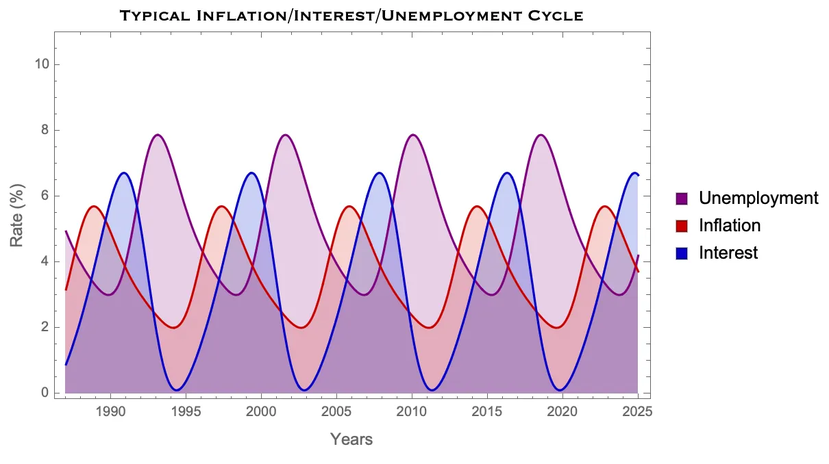
#> input picture src/raw_photos/Perpetual_Motion.png, 829 x 464 px, shrunk from 1210 x 678 before the run
$ python sepia.py
#> lines starting #> are read from the running program, lines starting #| are printed output that depends on the picture
from PIL import Image

def apply_tint(image, tint):
    """Apply a sepia tone to a grayscale image."""
    sepia = Image.new("RGB", image.size)
    pixels = image.load()
    sepia_pixels = sepia.load()

    for y in range(image.size[1]):
        for x in range(image.size[0]):
            gray = pixels[x, y]  # Grayscale value
            r = min(int(gray * tint[0] / 255), 255)
            g = min(int(gray * tint[1] / 255), 255)
            b = min(int(gray * tint[2] / 255), 255)
            sepia_pixels[x, y] = (r, g, b)

    return sepia

def process_image(input_path, output_path):
    # Open the image and convert to grayscale
#> called with input_path = '../raw_photos/Perpetual_Motion.png', output_path = '../cover_photos/Perpetual_Motion.jpg'
    img = Image.open(input_path).convert("L")
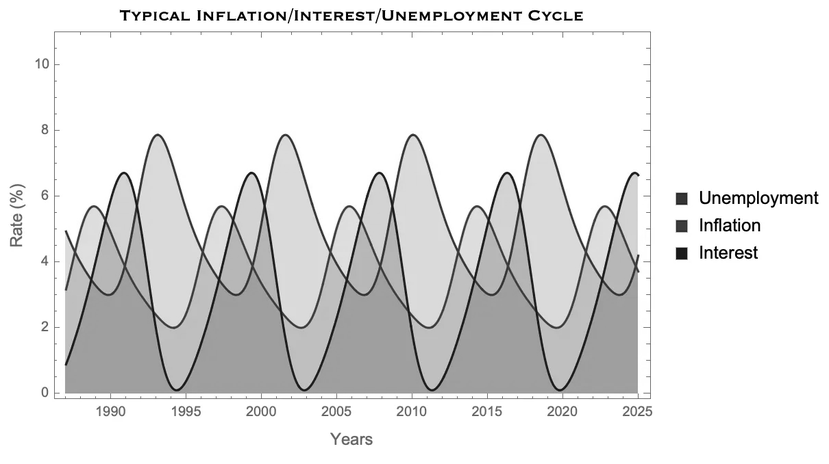
#> img: PIL image 829x464 L; min 0, max 255, mean 227.3

    # Apply sepia tone
    sepia_img = apply_tint(img, (250, 200, 150))
#> in apply_tint, `sepia = Image.new("RGB", image.size)`: sepia: PIL image 829x464 RGB; every value is 0
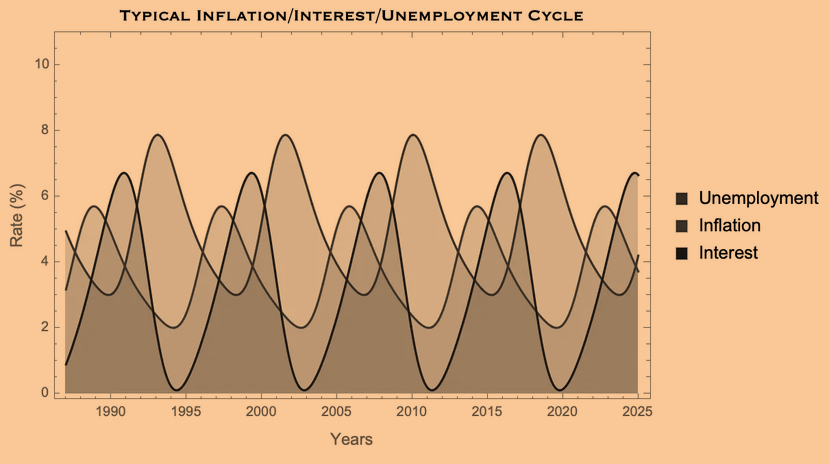
#> sepia_img: PIL image 829x464 RGB; mean R, G, B 222.6, 178, 133.5

    # Save the processed image (no borders)
    sepia_img.save(output_path)

# Example usage
process_image("../raw_photos/Perpetual_Motion.png", "../cover_photos/Perpetual_Motion.jpg")

$ run again, with src/cover_photos/Mayor_Pete.jpg saved as src/raw_photos/Perpetual_Motion.png
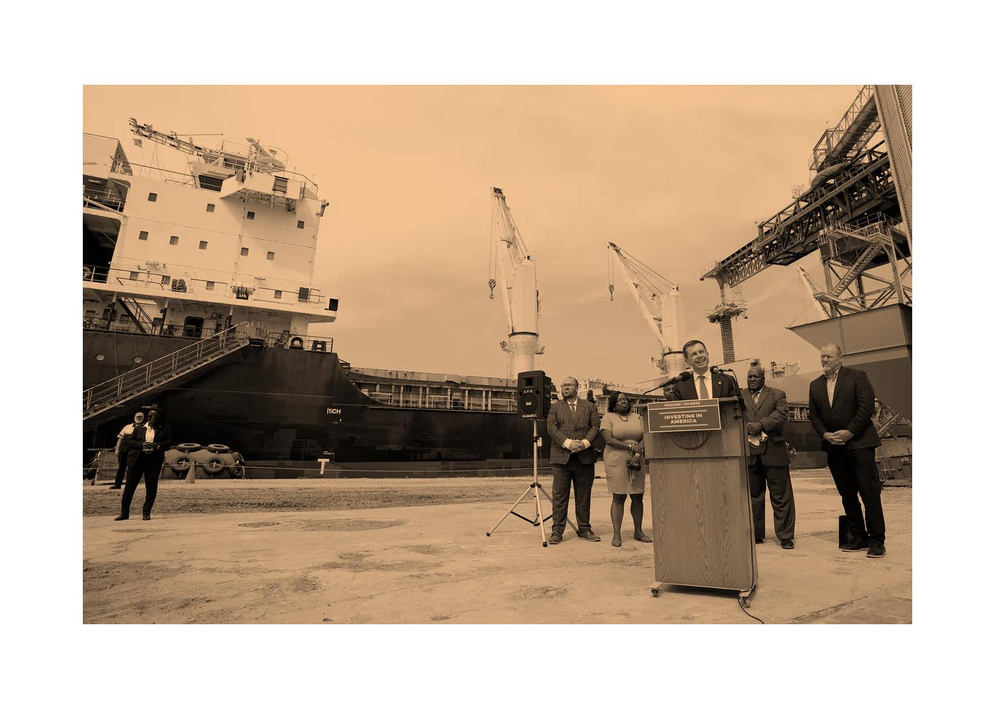
#> input picture src/cover_photos/Mayor_Pete.jpg, 995 x 709 px, shrunk from 1478 x 1054 before the run
#> in process_image, `img = Image.open(input_path).convert("L")`:
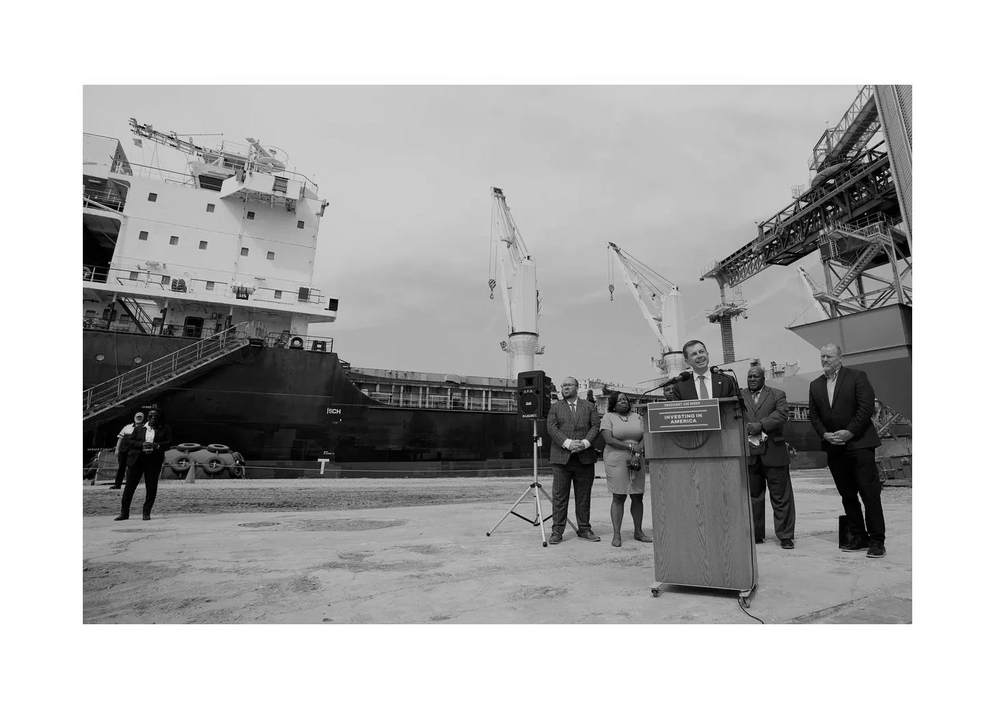
#> img: PIL image 995x709 L; min 0, max 255, mean 177.1
#> sepia: PIL image 995x709 RGB; every value is 0
#> in process_image, `sepia_img = apply_tint(img, (250, 200, 150))`:
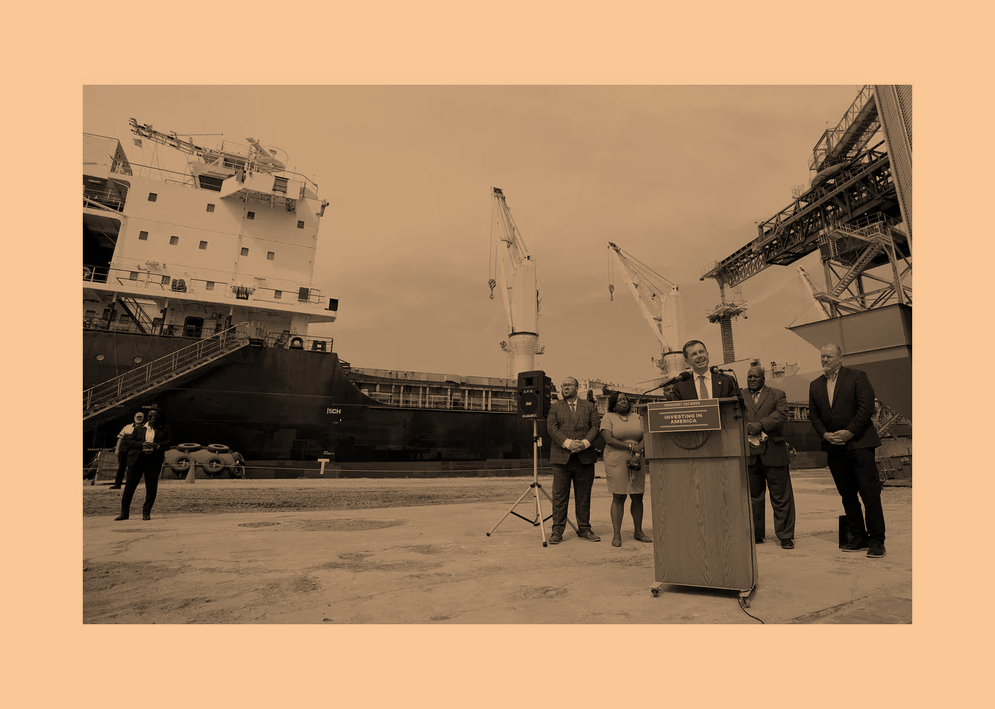
#> sepia_img: PIL image 995x709 RGB; mean R, G, B 173.3, 138.6, 103.9

$ run again, with src/cover_photos/Me_vs_Lehman.jpg saved as src/raw_photos/Perpetual_Motion.png
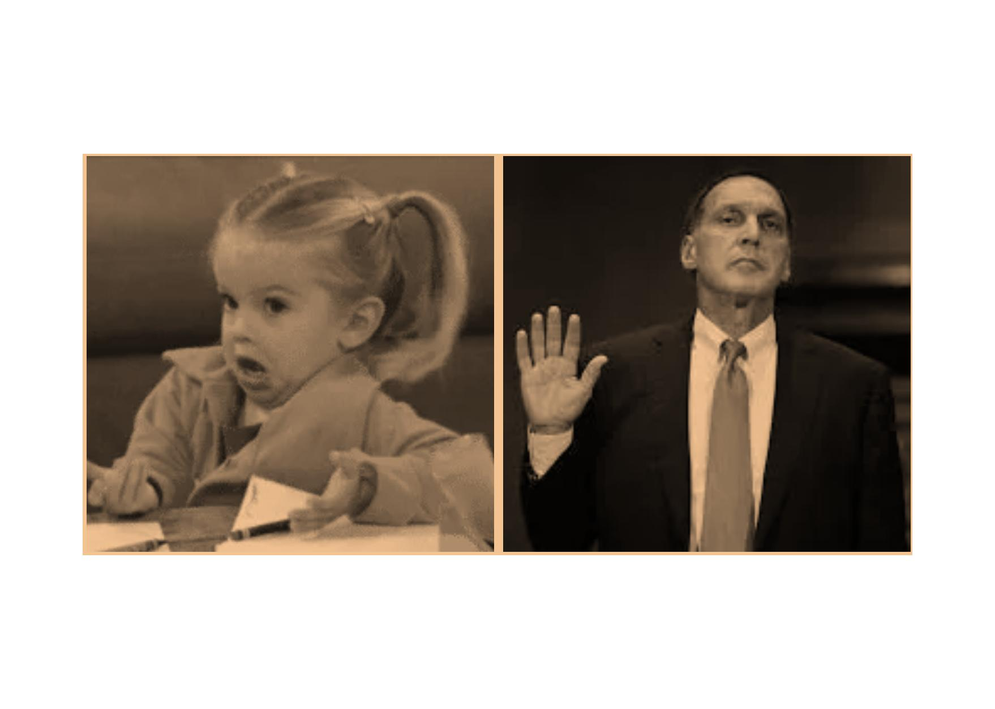
#> input picture src/cover_photos/Me_vs_Lehman.jpg, 995 x 709 px, shrunk from 1758 x 1254 before the run
#> in process_image, `img = Image.open(input_path).convert("L")`:
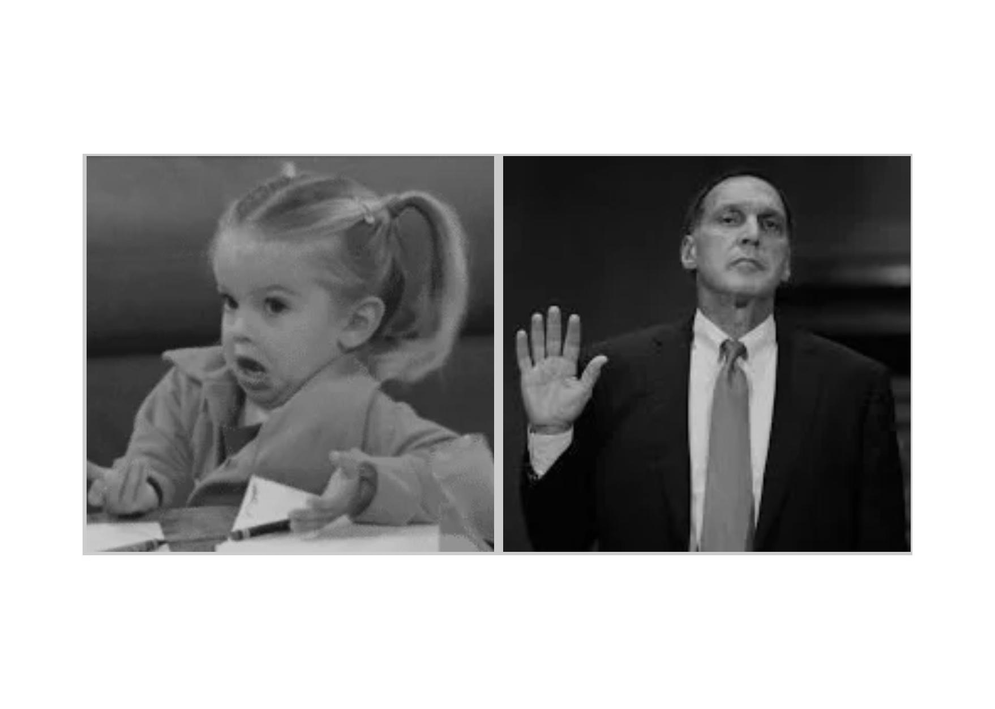
#> img: PIL image 995x709 L; min 0, max 255, mean 170.6
#> sepia: PIL image 995x709 RGB; every value is 0
#> in process_image, `sepia_img = apply_tint(img, (250, 200, 150))`:
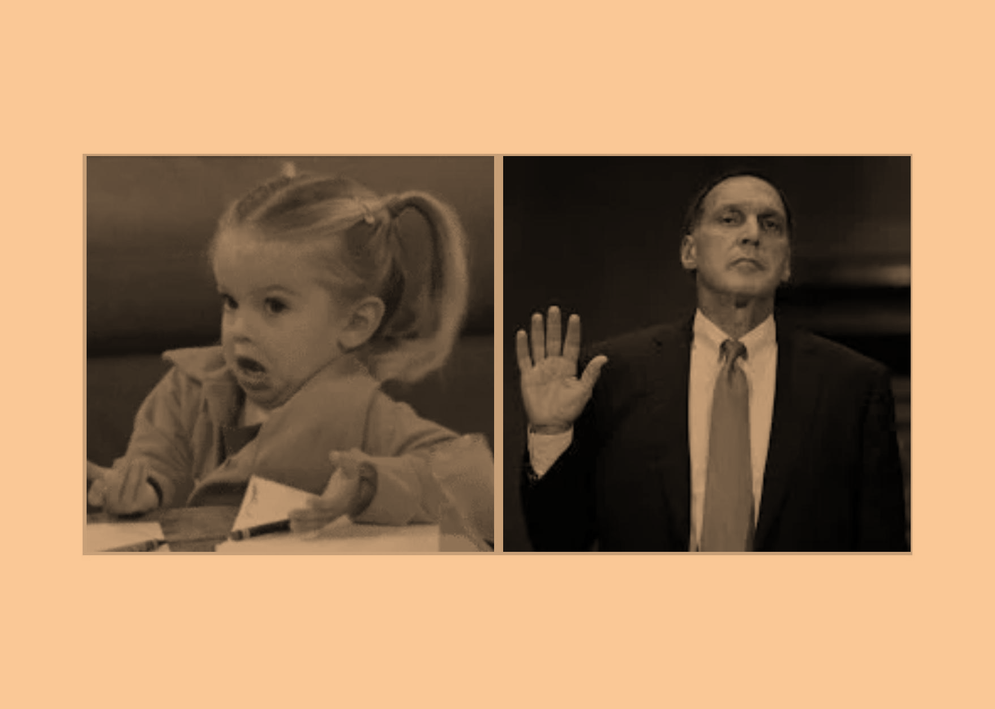
#> sepia_img: PIL image 995x709 RGB; mean R, G, B 167, 133.6, 100.1
